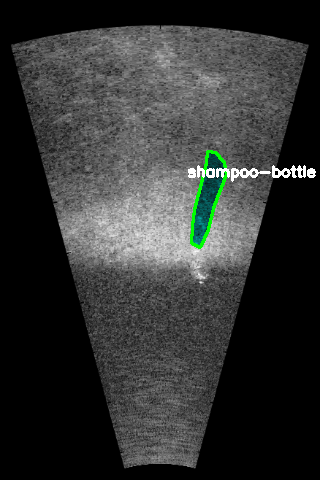
#> input picture scripts/img.png, 320 x 480 px; its folder holds only this picture in this run
$ python visLabels.py
#> lines starting #> are read from the running program, lines starting #| are printed output that depends on the picture; after the words box and inside, x2 and y2 are one past the last pixel; in counts of white or black regions, pixels touching at a corner belong together
# visualize semantic labels
# overlap the labels on the grayscale images with transparency

import os
import cv2
import imutils
import numpy as np
import matplotlib.pyplot as plt

# set the paths to the images and labels

pathImgs = input("Enter path for images --> ")
#> the answer given: .
pathLabels = input("Enter path for labels --> ")
#> the answer given: img.png


# labels and corresponding intensity values
label_intensities = {
                0: 'background'     ,
                1: 'bottle'         ,
                2: 'can'            ,
                3: 'chain'          ,
                4: 'drink-carton'   ,
                5: 'hook'           ,
                6: 'propeller'      ,
                7: 'shampoo-bottle' ,
                8: 'standing-bottle',
                9: 'tire'           ,
                10: 'valve'         ,
                11: 'wall'
               }


for im in os.listdir(pathImgs):
    img = cv2.imread(os.path.join(pathImgs, im)) # read images as RGB so as to show colored labels
#> img is the input picture: shape (480, 320, 3); mean B, G, R 50.9, 52, 50.3
    label = cv2.imread(os.path.join(pathLabels,im),0) # read as grayscale image
#> label: shape (480, 320); min 0, max 255, mean 51.4

    # put color on the labelled part
    for row in range(label.shape[0]):
        for col in range(label.shape[1]):
            val = label[row, col]
            clrs = img[row, col]
            if val != 0:
                img[row, col] = np.array([clrs[0], clrs[1], val])
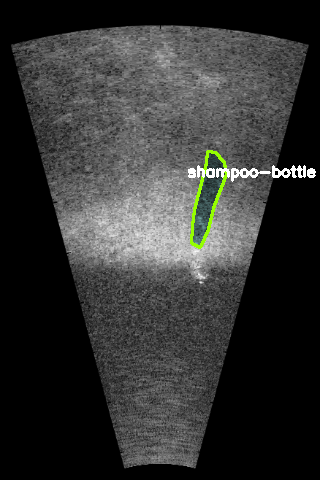
#> img: shape (480, 320, 3); 1.21% of pixels changed, all inside (x1, y1, x2, y2) = (190, 150, 227, 249)

    # naming the segmented part
    labelCpy = label.copy()
    cnts = cv2.findContours(labelCpy, cv2.RETR_EXTERNAL,
	cv2.CHAIN_APPROX_SIMPLE)
#> cnts = 2 contours; box (x1, y1, x2, y2) and area: (10, 25, 309, 469) 82353, (307, 168, 316, 178) 59
    cnts = imutils.grab_contours(cnts)

    ## calculate centroid of each segmented object and name accordingly
    for c in cnts:
        # compute the center of the contour
        M = cv2.moments(c)
        cX = int(M["m10"] / M["m00"])
        cY = int(M["m01"] / M["m00"])

        labelInt = label[cY, cX]

        # draw the contour and center of the shape on the image
        cv2.drawContours(img, [c], -1, (0, 255, 0), 2)
#> (the run stopped early here; a loop or call above may not have finished)
